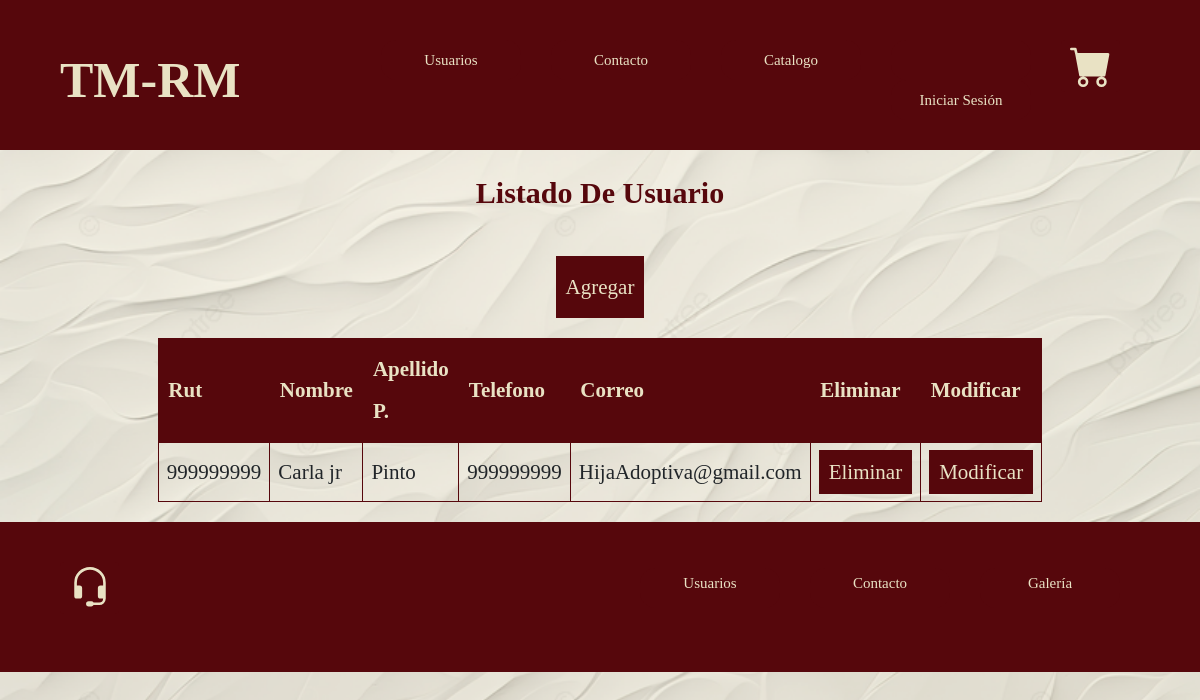
/crud/, run on the app's committed database.
### taller1/models.py (models this page shows, shortened)
class Usuario(models.Model):
    rut = models.CharField(primary_key=True, max_length=10)
    nombre = models.CharField(max_length=20)
    apellido_paterno = models.CharField(max_length=20)
    apellido_materno = models.CharField(max_length=20)
    fecha_nacimiento = models.DateField(blank=False, null=False)
    id_genero = models.ForeignKey(Genero, on_delete=models.CASCADE, db_column='idGenero')
    telefono = models.CharField(max_length=45)
    email = models.EmailField(unique=True, max_length=100, blank=True, null=True)

### taller1/views.py (the view)
# urls.py: path('crud/', views.crud, name='crud'),
def crud(request):
    usuarios = Usuario.objects.all()
    context = {"Usuarios": usuarios}
    return render(request, 'taller1/usuarios_list.html', context)

### taller1/templates/taller1/usuarios_list.html (shortened to what this page needs)
{% extends 'taller1/base.html' %}
{% load static %}
{% block content %}
    <div style="text-align: center;">
        <h1 class="subtitulo">Listado De Usuario</h1><br>
        <a class="btn_agregar" type="button"
            href="{% url 'UsuarioAdd' %}">Agregar
        </a>
    <div class="contenedor_listado">
        <table class="tabla_listado centrar-texto">
            <thead class="cabeza_tabla">
                <tr>
                    <th>Rut</th>
                    <th>Nombre</th>
                    <th>Apellido P.</th>
                    <th>Telefono</th>
                    <th>Correo</th>
                    <th>Eliminar</th>
                    <th>Modificar</th>
                </tr>
            </thead>
            <tbody class="cuerpo_tabla">
                {% for x in Usuarios %}
                    <tr>
                        <td>{{ x.rut }}</td>
                        <td>{{ x.nombre }}</td>
                        <td>{{ x.apellido_paterno }}</td>
                        <td>{{x.telefono}}</td>
                        <td>{{x.email}}</td>
                        <td><a class="btn_form" href="{% url 'Usuario_del' pk=x.rut %}">Eliminar</a></td>
                        <td><a class="btn_form" href="{% url 'Usuario_edit' pk=x.rut %}">Modificar</a></td>
                    </tr>
                {% endfor %}
            </tbody>
        </table>
    </div>
    </div>
{% endblock %}

### taller1/static/css/Styles.css (style rules this page uses)
:root { --ColorPrincipal: #56070C; --colorSecundario: #e9e2c4; --colorFormularioFondo: #56070ce0; --colorFormulario: #eae2c337; --fuenteHeading: 'Segoe UI', Tahoma, Geneva, Verdana, sans-serif --fuenteParrafos: 'Open Sans', sans-serif; }
html { box-sizing: border-box; font-size: 62.5%; }
*, *:before, *:after { box-sizing: inherit; }
body { font-family: var(--fuenteParrafos); font-size: 1rem; line-height: 2; margin: 0; background-image: url('/static/img/fondo2.png'); background-size: cover; background-attachment: fixed; }
a { text-decoration: none; }
h1, h2, h3, h4 { font-family: var(--fuenteHeading); line-height: 1.2; }
h1 { font-size: 7rem; }
.centrar-texto { text-align: center; }
.subtitulo { color: var(--ColorPrincipal); font-size: 3rem; font-family: var(--fuenteHeading); margin: 2.5rem; font-weight: 800; }
.contenedor_listado { display: flex; justify-content: center; }
.tabla_listado { width: 70%; border-collapse: collapse; margin: 2rem 0; font-size: 2.1rem; text-align: left; font-family: var(--fuenteParrafos); }
.cabeza_tabla th { background-color: var(--ColorPrincipal); color: var(--colorSecundario); padding: 1rem; }
.cuerpo_tabla td { border: 1px solid var(--ColorPrincipal); padding: 8px; }
.btn_agregar, .btn_form, .input_agregar { font-size: 2.1rem; background-color: var(--ColorPrincipal); color: var(--colorSecundario); font-family: var(--fuenteParrafos); padding: 1rem; transition: all 0.6s ease; }

### data on the page
Usuario: rut "999999999", nombre "Carla jr", apellido_paterno "Pinto", telefono "999999999", email "HijaAdoptiva@gmail.com"
